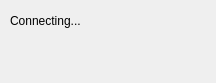
<?xml version="1.0" encoding="UTF-8"?>
<ui version="4.0">
 <class>Mfm</class>
 <widget class="QWidget" name="Mfm">
  <property name="geometry">
   <rect>
    <x>0</x>
    <y>0</y>
    <width>216</width>
    <height>83</height>
   </rect>
  </property>
  <property name="windowTitle">
   <string>Form</string>
  </property>
  <property name="autoFillBackground">
   <bool>true</bool>
  </property>
  <layout class="QGridLayout" name="gridLayout">
   <property name="margin">
    <number>0</number>
   </property>
   <property name="spacing">
    <number>0</number>
   </property>
   <item row="0" column="0" colspan="4">
    <layout class="QHBoxLayout" name="horizontalLayout">
     <item>
      <spacer name="horizontalSpacer">
       <property name="orientation">
        <enum>Qt::Horizontal</enum>
       </property>
       <property name="sizeType">
        <enum>QSizePolicy::Fixed</enum>
       </property>
       <property name="sizeHint" stdset="0">
        <size>
         <width>10</width>
         <height>20</height>
        </size>
       </property>
      </spacer>
     </item>
     <item>
      <widget class="QLabel" name="label">
       <property name="text">
        <string>Connecting...</string>
       </property>
      </widget>
     </item>
    </layout>
   </item>
   <item row="1" column="0">
    <widget class="QPushButton" name="playButton">
     <property name="sizePolicy">
      <sizepolicy hsizetype="Minimum" vsizetype="Minimum">
       <horstretch>0</horstretch>
       <verstretch>0</verstretch>
      </sizepolicy>
     </property>
     <property name="text">
      <string/>
     </property>
     <property name="icon">
      <iconset resource="resources/resources.qrc">
       <normaloff>:/play.png</normaloff>:/play.png</iconset>
     </property>
     <property name="iconSize">
      <size>
       <width>32</width>
       <height>32</height>
      </size>
     </property>
     <property name="flat">
      <bool>true</bool>
     </property>
    </widget>
   </item>
   <item row="1" column="1">
    <widget class="QPushButton" name="skipButton">
     <property name="sizePolicy">
      <sizepolicy hsizetype="Minimum" vsizetype="Minimum">
       <horstretch>0</horstretch>
       <verstretch>0</verstretch>
      </sizepolicy>
     </property>
     <property name="text">
      <string/>
     </property>
     <property name="icon">
      <iconset resource="resources/resources.qrc">
       <normaloff>:/skip.png</normaloff>:/skip.png</iconset>
     </property>
     <property name="iconSize">
      <size>
       <width>32</width>
       <height>32</height>
      </size>
     </property>
     <property name="flat">
      <bool>true</bool>
     </property>
    </widget>
   </item>
   <item row="1" column="2">
    <widget class="QPushButton" name="loveButton">
     <property name="sizePolicy">
      <sizepolicy hsizetype="Minimum" vsizetype="Minimum">
       <horstretch>0</horstretch>
       <verstretch>0</verstretch>
      </sizepolicy>
     </property>
     <property name="text">
      <string/>
     </property>
     <property name="icon">
      <iconset resource="resources/resources.qrc">
       <normaloff>:/love.png</normaloff>:/love.png</iconset>
     </property>
     <property name="iconSize">
      <size>
       <width>32</width>
       <height>32</height>
      </size>
     </property>
     <property name="flat">
      <bool>true</bool>
     </property>
    </widget>
   </item>
   <item row="1" column="3">
    <widget class="QPushButton" name="banButton">
     <property name="sizePolicy">
      <sizepolicy hsizetype="Minimum" vsizetype="Minimum">
       <horstretch>0</horstretch>
       <verstretch>0</verstretch>
      </sizepolicy>
     </property>
     <property name="text">
      <string/>
     </property>
     <property name="icon">
      <iconset resource="resources/resources.qrc">
       <normaloff>:/ban.png</normaloff>:/ban.png</iconset>
     </property>
     <property name="iconSize">
      <size>
       <width>32</width>
       <height>32</height>
      </size>
     </property>
     <property name="flat">
      <bool>true</bool>
     </property>
    </widget>
   </item>
  </layout>
 </widget>
 <resources>
  <include location="resources/resources.qrc"/>
 </resources>
 <connections/>
</ui>
